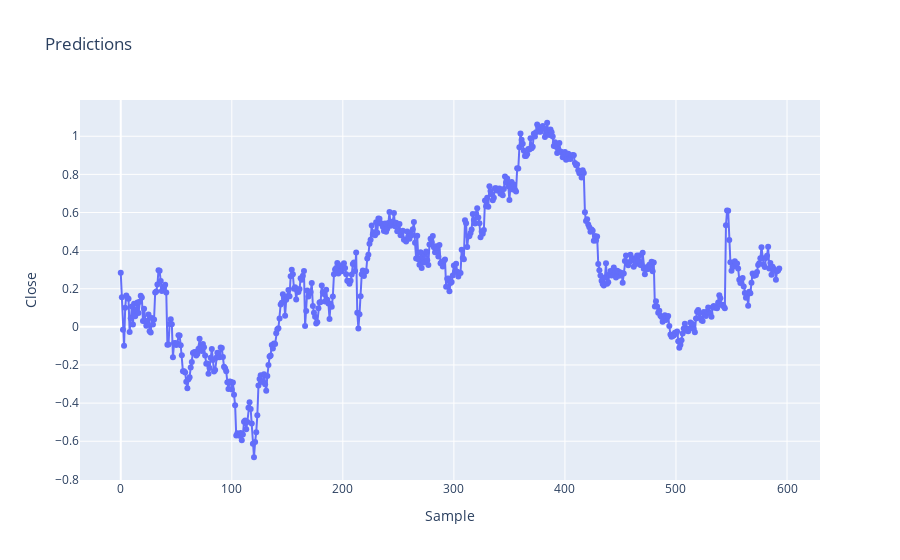

Notebook code for this chart:
### Code cell
import plotly.graph_objects as go
epochs = list(range(len(losses)))
predicted_list = [i[0] for i in predicted_list]
x = [i for i in range(len(predicted_list))]
fig = go.Figure(data=go.Scatter(x=x, y=predicted_list, mode='lines+markers', name='Train'))

fig.update_layout(title='Predictions',
                   xaxis_title='Sample',
                   yaxis_title='Close')

fig.show()

### Figure 1 — Plotly figure (JSON) as saved in the notebook; plotly's stock layout.template omitted (floating-point values rounded to 4 significant figures; data arrays with more than 128 entries replaced by an {"elided": "..."} marker saying what was removed)
{"data": [{"mode": "lines+markers", "name": "Train", "type": "scatter", "x": {"elided": "594 int values"}, "y": {"elided": "594 float values"}}], "layout": {"title": {"text": "Predictions"}, "xaxis": {"title": {"text": "Sample"}}, "yaxis": {"title": {"text": "Close"}}}}
